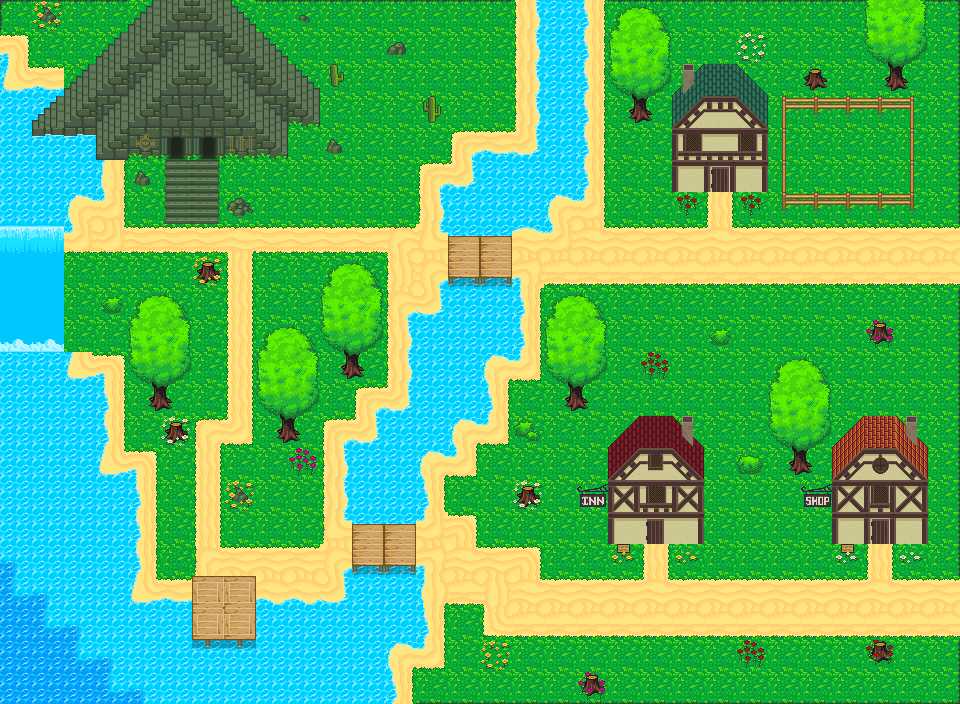

Tiled map render using the project's own tile images. Description and the map definition, with tile-layer contents summarised, below:
An orthogonal 30x22 tile map with 32x32 px tiles, 3 tile layers (Ground, House, 3) and 102 objects (102x collision).

<map version="1.10" tiledversion="1.11.0" orientation="orthogonal" renderorder="right-down" width="30" height="22" tilewidth="32" tileheight="32" infinite="0" nextlayerid="10" nextobjectid="160">
 <tileset firstgid="1" source="tile_set.tsx" />
 <layer id="1" name="Ground" width="30" height="22">
  <data>[660 cells, 660 non-empty, 101 distinct tile ids]</data>
 </layer>
 <layer id="5" name="House" width="30" height="22">
  <data>[660 cells, 70 non-empty, 40 distinct tile ids]</data>
 </layer>
 <layer id="6" name="3" width="30" height="22">
  <data>[660 cells, 45 non-empty, 10 distinct tile ids]</data>
 </layer>
 <objectgroup id="7" name="Objects">
  <object id="10" type="collision" x="540" y="1.5" width="43.5" height="194" />
  <object id="11" type="collision" x="473" y="156.5" width="75.3333" height="71.1667" />
  <object id="12" type="collision" x="445" y="190.5" width="65" height="44.8333" />
  <object id="13" type="collision" x="440.667" y="280.833" width="78.3333" height="74.5" />
  <object id="14" type="collision" x="411.833" y="316" width="72" height="103" />
  <object id="15" type="collision" x="377" y="410.5" width="74" height="40" />
  <object id="16" type="collision" x="348" y="443.5" width="71.5" height="80" />
  <object id="17" type="collision" x="344.833" y="568.75" width="75.6667" height="73.75" />
  <object id="18" type="collision" x="256.5" y="605" width="131.667" height="97" />
  <object id="19" type="collision" x="192.5" y="643.5" width="63" height="60" />
  <object id="21" type="collision" x="127" y="603" width="64" height="52" />
  <object id="22" type="collision" x="93.5" y="474.833" width="40.1667" height="131.167" />
  <object id="23" type="collision" x="61" y="380" width="37.8333" height="109.5" />
  <object id="24" type="collision" x="31" y="225" width="32" height="186.5" />
  <object id="25" type="collision" x="31" y="156" width="36.8333" height="69.5" />
  <object id="26" type="collision" x="60" y="126.5" width="40.5" height="69.3333" />
  <object id="27" type="collision" x="100.5" y="70" width="188" height="87.5" />
  <object id="28" type="collision" x="229.5" y="88.5" width="89" height="38.8333" />
  <object id="30" type="collision" x="277" y="419" width="24" height="25.5" />
  <object id="31" type="collision" x="341.5" y="355" width="23.5" height="25" />
  <object id="32" type="collision" x="147" y="385" width="26" height="26" />
  <object id="33" type="collision" x="515.5" y="486" width="23" height="21.3333" />
  <object id="34" type="collision" x="582.167" y="674" width="21.3333" height="21.6667" />
  <object id="37" type="collision" x="163" y="419.5" width="26.5" height="26.5" />
  <object id="38" type="collision" x="196.5" y="261" width="25.5" height="23" />
  <object id="44" type="collision" x="328" y="62" width="17.5" height="26" />
  <object id="47" type="collision" x="421.833" y="95" width="20.1667" height="27.5" />
  <object id="48" type="collision" x="578" y="484.5" width="29" height="23.5" />
  <object id="49" type="collision" x="608.455" y="447.5" width="96.5455" height="96" />
  <object id="50" type="collision" x="801.5" y="485.5" width="30.5" height="22" />
  <object id="51" type="collision" x="832" y="447.5" width="95.5" height="96" />
  <object id="52" type="collision" x="864.5" y="415" width="31" height="30" />
  <object id="53" type="collision" x="640" y="416.5" width="34" height="30" />
  <object id="54" type="collision" x="564.5" y="384.5" width="22" height="26" />
  <object id="55" type="collision" x="788.167" y="451" width="23.8333" height="23.5" />
  <object id="56" type="collision" x="869" y="322" width="23" height="21.3333" />
  <object id="57" type="collision" x="675.5" y="415.5" width="18" height="31" />
  <object id="62" type="collision" x="896" y="414.5" width="20.5" height="32" />
  <object id="63" type="collision" x="868.833" y="641.667" width="22.1667" height="22.3333" />
  <object id="64" type="collision" x="672.5" y="95" width="95.5" height="97" />
  <object id="65" type="collision" x="782" y="96.5" width="130.5" height="113.5" />
  <object id="67" type="collision" x="884.833" y="64" width="22.1667" height="27" />
  <object id="68" type="collision" x="804" y="69.3333" width="24" height="20.8333" />
  <object id="69" type="collision" x="628.833" y="96" width="22.1667" height="27" />
  <object id="71" type="collision" x="681.5" y="62.5" width="56.5" height="31.5" />
  <object id="78" type="collision" x="225.333" y="194.667" width="28" height="20.6666" />
  <object id="79" type="collision" x="387" y="41.3333" width="19" height="14.3333" />
  <object id="80" type="collision" x="324" y="138.667" width="18.6667" height="14" />
  <object id="81" type="collision" x="134" y="168.667" width="16.6666" height="16.6667" />
  <object id="82" type="collision" x="232" y="488" width="17.3333" height="14.6666" />
  <object id="85" type="collision" x="389.333" y="705.083" width="577.333" height="23.3333" />
  <object id="86" type="collision" x="958" y="1" width="23" height="717" />
  <object id="87" type="collision" x="582.667" y="-20" width="386" height="22" />
  <object id="89" type="collision" x="238.333" y="-18" width="302.667" height="20.5" />
  <object id="98" type="collision" x="59.6667" y="352.667" width="8.33333" height="31.6667" />
  <object id="105" type="collision" x="612.5" y="7.5" width="56.5" height="86.5" />
  <object id="106" type="collision" x="867" y="-3" width="60.5" height="66" />
  <object id="107" type="collision" x="546.5" y="295" width="60.5" height="87.5" />
  <object id="108" type="collision" x="769" y="359" width="63.5" height="90.5" />
  <object id="109" type="collision" x="258.5" y="328.5" width="60" height="89.5" />
  <object id="110" type="collision" x="323" y="263.5" width="60" height="90" />
  <object id="111" type="collision" x="130" y="295" width="61.5" height="89.5" />
  <object id="114" type="collision" x="223.409" y="-0.5" width="7.09091" height="7.81818" />
  <object id="115" type="collision" x="231.318" y="6.90909" width="6.09091" height="4.5" />
  <object id="116" type="collision" x="236.909" y="12.1818" width="6.36364" height="5.09091" />
  <object id="117" type="collision" x="242.909" y="18.1818" width="6.72727" height="5.45455" />
  <object id="118" type="collision" x="248.545" y="24.5455" width="7.45455" height="7.09091" />
  <object id="119" type="collision" x="256.182" y="32.1818" width="7.27273" height="5.81818" />
  <object id="120" type="collision" x="263.273" y="38.3636" width="6.36364" height="5.45455" />
  <object id="121" type="collision" x="268.909" y="44.1818" width="6.36364" height="5.45455" />
  <object id="122" type="collision" x="275.273" y="50.5455" width="6.18182" height="5.63636" />
  <object id="123" type="collision" x="282" y="56" width="6" height="7.63636" />
  <object id="124" type="collision" x="288" y="64.5455" width="7.27273" height="5.45455" />
  <object id="125" type="collision" x="295.091" y="70" width="6.90909" height="5.81818" />
  <object id="126" type="collision" x="301.818" y="76.7273" width="6.18182" height="5.27273" />
  <object id="127" type="collision" x="307.636" y="82.3636" width="5.81818" height="5.27273" />
  <object id="128" type="collision" x="674.909" y="89.2727" width="6" height="4.54545" />
  <object id="133" type="collision" x="736.182" y="66.3636" width="4.36364" height="5.45455" />
  <object id="134" type="collision" x="740.727" y="72.7273" width="5.27273" height="4.90909" />
  <object id="135" type="collision" x="748.364" y="78.5455" width="4.90909" height="3.27273" />
  <object id="136" type="collision" x="735.818" y="69.2727" width="7.81818" height="3.27273" />
  <object id="137" type="collision" x="744.727" y="75.2727" width="4.36364" height="3.45455" />
  <object id="138" type="collision" x="751.273" y="81.6364" width="4.72727" height="4.72727" />
  </objectgroup>
</map>
<!-- 19 of 102 objects omitted -->
